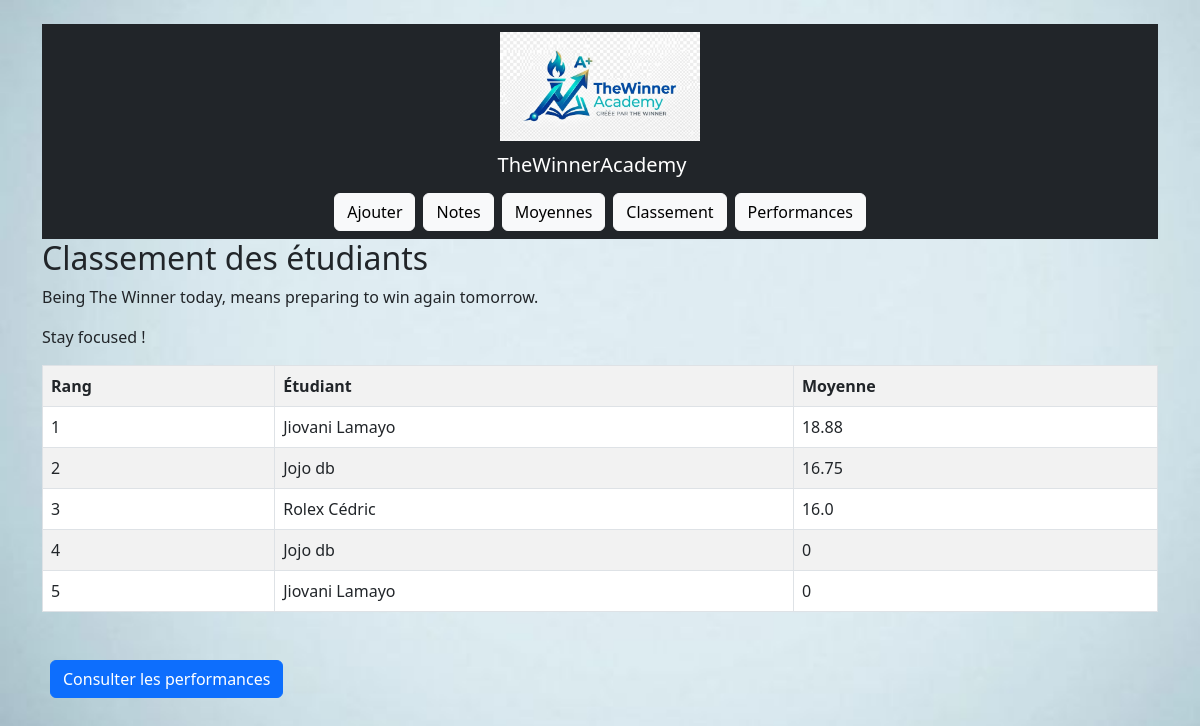
Page /ranking on the committed database.
### models/student.py (models this page shows, shortened)
class Student(db.Model):
    id= db.Column(db.Integer, primary_key=True)
    name= db.Column(db.String(100), nullable=False)
    user_id = db.Column(db.Integer, db.ForeignKey('user.id'))

### controllers/note_controller.py (the view)
def ranking():
    students= Student.query.all()
    results= []
    for student in students:
        notes= student.notes
        if notes:
            total= sum(note.score for note in notes)
            average= total / len(notes)
        else:
            average= 0
        results.append({ 'name': student.name, 'average': round(average, 2) })
    results.sort(key= lambda x: x['average'], reverse= True)
    for i, student in enumerate(results):
        student['rank']= i+1
    return render_template('ranking.html', results= results)

### templates/ranking.html (shortened to what this page needs)
<!DOCTYPE html>
<html>
<head>
    <link href="https://cdn.jsdelivr.net/npm/bootstrap@5.3.0/dist/css/bootstrap.min.css" rel="stylesheet">
</head>
<body class="container mt-4">
    {% include 'navbar.html' %}
    <h2>Classement des étudiants</h2>
    <p>Being The Winner today, means preparing to win again tomorrow.</p>
    <p>Stay focused !</p>
    <table class="table table-striped table-bordered">
        <tr>
            <th>Rang</th>
            <th>Étudiant</th>
            <th>Moyenne</th>
        </tr>
        {% for student in results %}
        <tr>
            <td>{{ student.rank }}</td>
            <td>{{ student.name }}</td>
            <td>{{ student.average }}</td>
        </tr>
        {% endfor %}
    </table>
    <br>
    <a href="/chart" class="btn btn-primary m-2"> Consulter les performances </a>
</body>
</html>

### rows in the picture
Student: rank "1", name "Jiovani Lamayo", average "18.88"
Student: rank "2", name "Jojo db", average "16.75"
Student: rank "3", name "Rolex Cédric", average "16.0"
Student: rank "4", name "Jojo db", average "0"
Student: rank "5", name "Jiovani Lamayo", average "0"
